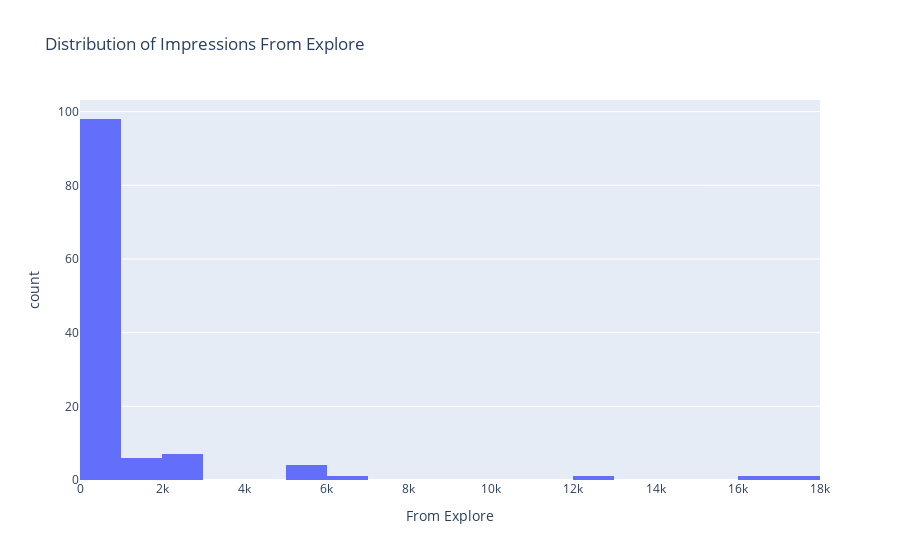

Notebook cell for this chart:
### Code cell
c.show()

### Figure 1 — Plotly figure (JSON) as saved in the notebook; plotly's stock layout.template omitted (floating-point values rounded to 4 significant figures)
{"data": [{"alignmentgroup": "True", "bingroup": "x", "hovertemplate": "From Explore=%{x}<br>count=%{y}<extra></extra>", "legendgroup": "", "marker": {"color": "#636efa", "pattern": {"shape": ""}}, "name": "", "nbinsx": 20, "offsetgroup": "", "orientation": "v", "showlegend": false, "type": "histogram", "x": [619, 1174, 0, 932, 279, 329, 333, 500, 248, 178, 162, 185, 673, 201, 208, 298, 128, 341, 153, 276, 249, 676, 2081, 121, 861, 541, 45, 51, 326, 115, 48, 60, 1239, 521, 562, 29, 59, 332, 45, 37, 564, 318, 589, 199, 468, 181, 72, 76, 2237, 2355, 84, 796, 84, 468, 617, 545, 354, 244, 492, 360, 69, 48, 36, 166, 1716, 182, 250, 623, 362, 174, 245, 182, 446, 213, 158, 157, 248, 192, 217, 412, 360, 433, 298, 128, 341, 153, 276, 72, 76, 2237, 2355, 84, 121, 861, 541, 45, 51, 326, 115, 1068, 988, 300, 463, 857, 737, 5634, 703, 5192, 900, 12389, 1135, 2036, 5762, 6000, 5352, 2266, 1367, 17414, 16444], "xaxis": "x", "yaxis": "y"}], "layout": {"barmode": "relative", "legend": {"tracegroupgap": 0}, "title": {"text": "Distribution of Impressions From Explore"}, "xaxis": {"anchor": "y", "domain": [0, 1], "title": {"text": "From Explore"}}, "yaxis": {"anchor": "x", "domain": [0, 1], "title": {"text": "count"}}}}
